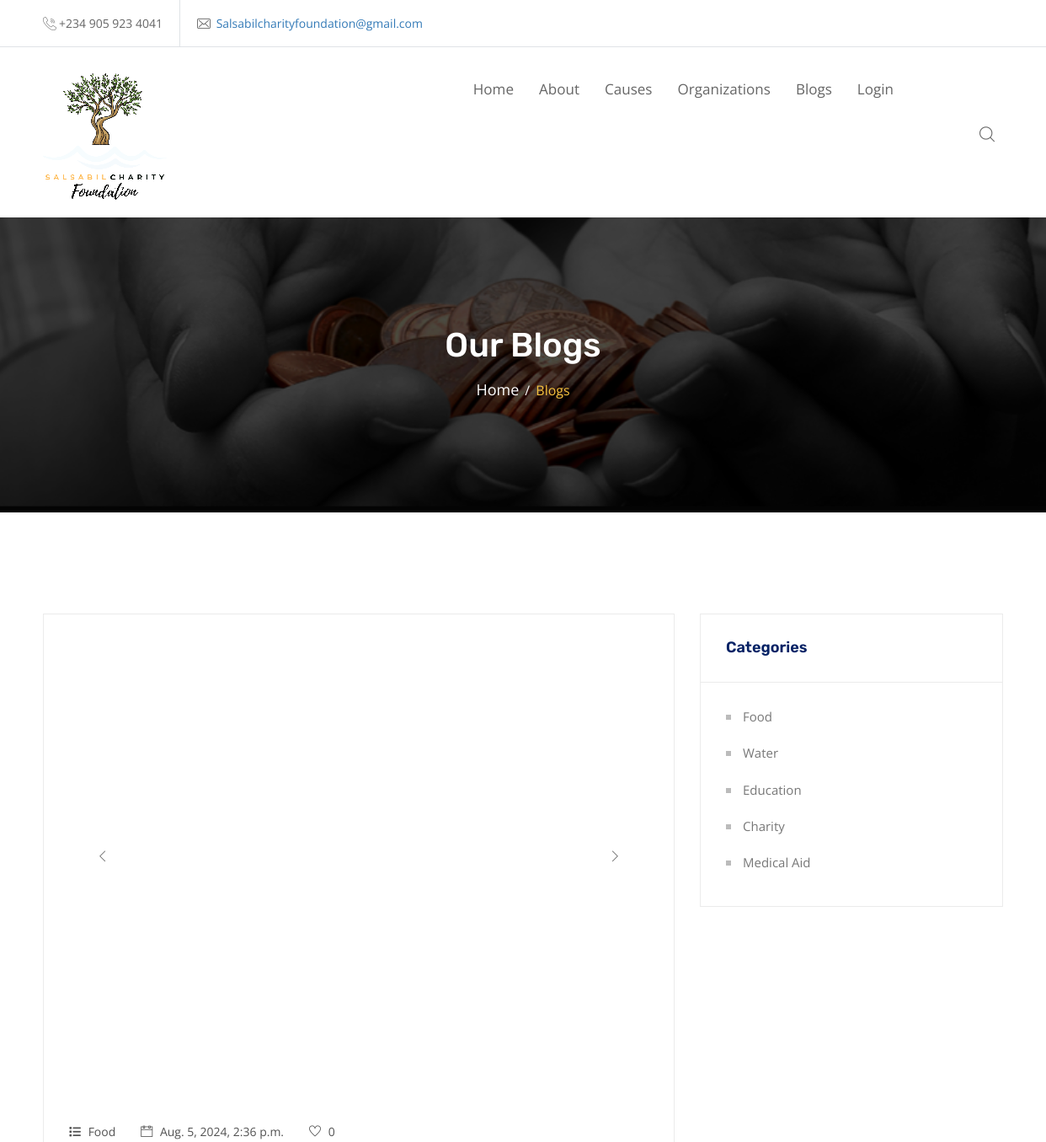
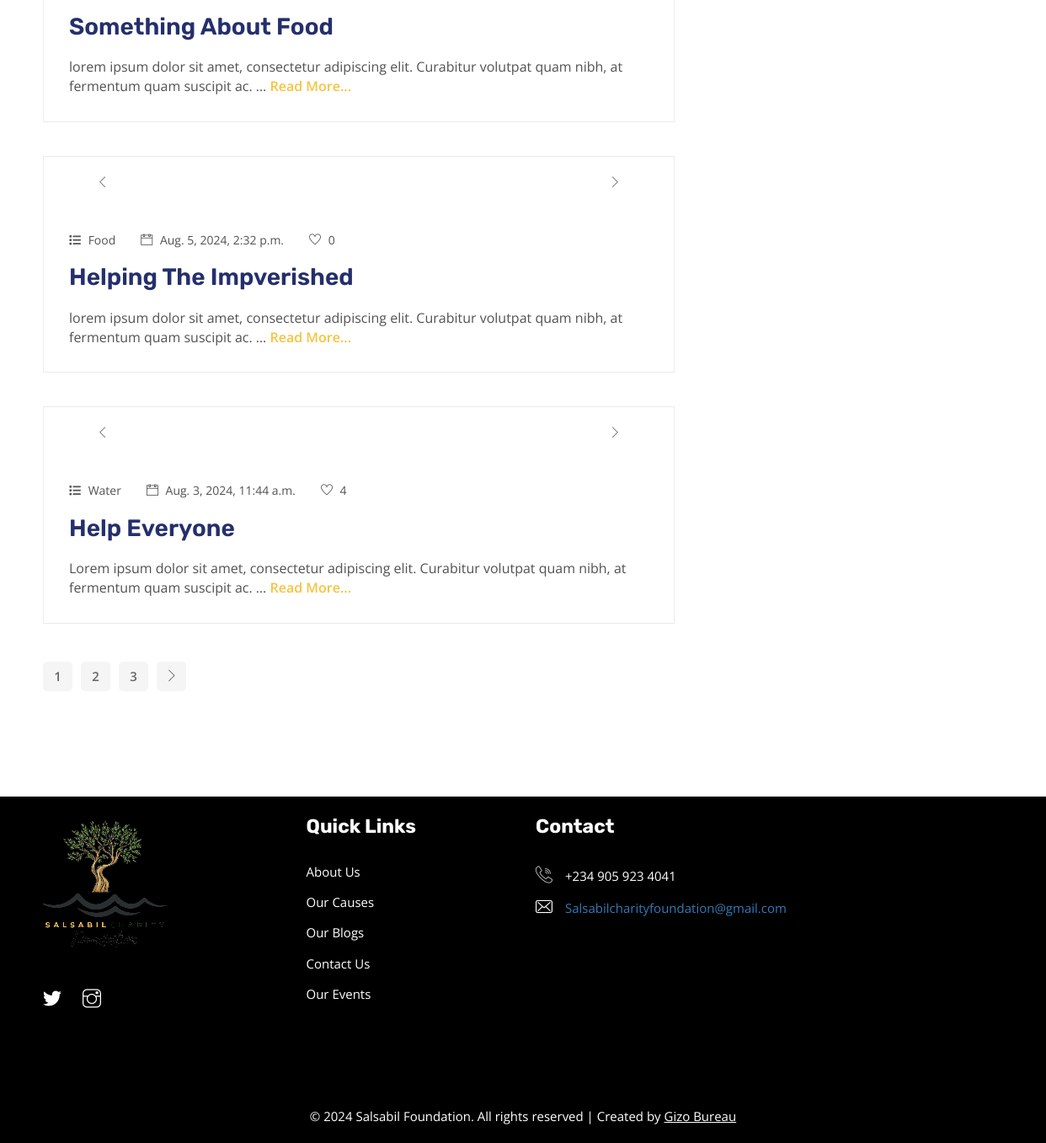
The app's page /blogs/ with its own data (2 pictures, top to bottom).
### charity/models.py (models this page shows, shortened)
class Blog(models.Model):
    food = 'Food'
    water = 'Water'
    education = 'Education'
    charity = 'Charity'
    medical_aid = 'Medical Aid'
    category_choices = [
        (food , 'Food'), (water ,'Water'), (education, 'Education'), (charity, 'Charity'), (medical_aid, 'Medical Aid')
    ]
    slug = models.SlugField(max_length=150, blank=True, null=True)
    title = models.CharField(max_length=70)
    message = models.TextField()
    image_1 = ResizedImageField(size=[400, 300], quality=100, crop=['middle', 'center'], upload_to='blogs')
    image_2 = ResizedImageField(size=[400, 300], quality=100, crop=['middle', 'center'], upload_to='blogs', blank=True, null=True)
    image_3 = ResizedImageField(size=[400, 300], quality=100, crop=['middle', 'center'], upload_to='blogs', blank=True, null=True)
    date_posted = models.DateTimeField(auto_now_add=True)
    likes = models.PositiveIntegerField(default=0)
    category = models.CharField(max_length=50, choices=category_choices)

### charity/views.py (the view)
# urls.py: path('blogs/', views.blogs, name="blogs"),
def blogs(request):
    category = request.GET.get('category')
    blogss = None
    blogs = None
    if category:
        blog_list = Blog.objects.filter(category=category)
        p = Paginator(blog_list, 3)
        page = request.GET.get('page')
        blogss = p.get_page(page)
    else:
        blog_list = Blog.objects.all().order_by('-id')
        p = Paginator(blog_list, 3)
        page = request.GET.get('page')
        blogs = p.get_page(page)
    blog = Blog.objects.all().order_by('-id')[:5]
    context = {'blogs': blogss or blogs, 'blog': blog, 'blog_list': blog_list, 'selected_category': category}
    return render(request, "blogs.html", context)

### templates/blogs.html (shortened to what this page needs)
{% extends "base.html" %}
{% block content %}
{% include "header.html" %}
        <div class="wpo-breadcumb-area">
            <div class="container">
                <div class="row">
                    <div class="col-12">
                        <div class="wpo-breadcumb-wrap">
                            <h2>Our Blogs</h2>
                            <ul>
                                <li><a href="{% url 'home' %}">Home</a></li>
                                <li><span>Blogs</span></li>
                            </ul>
                        </div>
                    </div>
                </div>
            </div>
        </div>
        <section class="wpo-blog-pg-section section-padding">
            <div class="container">
                <div class="row">
                    <div class="col col-md-8">
                        <div class="wpo-wpo-blog-content">
                            {% for blog in blogs %}
                            <div class="post format-gallery">
                                <div class="entry-media post-slider">
                                </div>
                                <ul class="entry-meta"><br>
                                    <li><a href="#"><i class="fa-solid fa-list"></i> {{blog.category}}</a></li>
                                    <li><a href="#"><i class="ti-calendar"></i> {{blog.date_posted}}</a></li>
                                    <li>
                                        <a href="#" class="like-button" data-id="{{ blog.id }}" data-url="{% url 'like_blog' blog.id %}">
                                            <i class="ti-heart"></i> <span class="like-count">{{ blog.likes }}</span>
                                        </a>
                                    </li>
                                </ul>
                                <h3><a href="{% url 'blog' blog.slug %}">{{blog.title|title}}</a></h3>
                                {{blog.message|truncatewords:17}}
                                <a href="{% url 'blog' blog.slug %}" class="read-more">Read More...</a>
                            </div>
                            {% endfor %}
                            <div class="pagination-wrapper pagination-wrapper-left">
                                <ul class="pg-pagination">
                                    {% for page in blogs.paginator.page_range %}
                                    <li class="page-item"><a class="page-link" href="?page={{ page }}{% if selected_category %}&category={{ selected_category }}{% endif %}">{{ page }}</a></li>
                                    {% endfor %}
                                    {% if blogs.has_next %}
                                    <li>
                                        <a href="?page={{ blogs.next_page_number }}{% if selected_category %}&category={{ selected_category }}{% endif %}" aria-label="Next">
                                            <i class="fi ti-angle-right"></i>
                                        </a>
                                    </li>
                                    {% endif %}
                                </ul>
                            </div>
                        </div>
                    </div>
                    <div class="col col-md-4">
                        <div class="wpo-blog-sidebar">
                            <div class="widget category-widget">
                                <h3>Categories</h3>
                                <ul>
                                    <li><a href="{% url 'blogs' %}?category=Food" class="{% if selected_category == 'Food' %}active{% endif %}">Food</a></li>
                                    <li><a href="{% url 'blogs' %}?category=Water" class="{% if selected_category == 'Water' %}active{% endif %}">Water</a></li>
                                    <li><a href="{% url 'blogs' %}?category=Education" class="{% if selected_category == 'Education' %}active{% endif %}">Education</a></li>
                                    <li><a href="{% url 'blogs' %}?category=Charity" class="{% if selected_category == 'Charity' %}active{% endif %}">Charity</a></li>
                                    <li><a href="{% url 'blogs' %}?category=Medical Aid" class="{% if selected_category == 'Medical Aid' %}active{% endif %}">Medical Aid</a></li>
                                </ul>
                            </div>
                        </div>
                    </div>
                </div>
            </div>
        </section>
{% endblock content %}

### records on screen
Blog: category "Food", date_posted "Aug. 5, 2024, 2:36 p.m.", likes "0", title "Something About Food", message "lorem ipsum dolor sit amet, consectetur adipiscing elit. Curabitur volutpat quam nibh, at fermentum quam suscipit ac. …"
Blog: category "Food", date_posted "Aug. 5, 2024, 2:32 p.m.", likes "0", title "Helping The Impverished", message "lorem ipsum dolor sit amet, consectetur adipiscing elit. Curabitur volutpat quam nibh, at fermentum quam suscipit ac. …"
Blog: category "Water", date_posted "Aug. 3, 2024, 11:44 a.m.", likes "4", title "Help Everyone", message "Lorem ipsum dolor sit amet, consectetur adipiscing elit. Curabitur volutpat quam nibh, at fermentum quam suscipit ac. …"

### other values on screen
{{ page }} "1" "2" "3"
